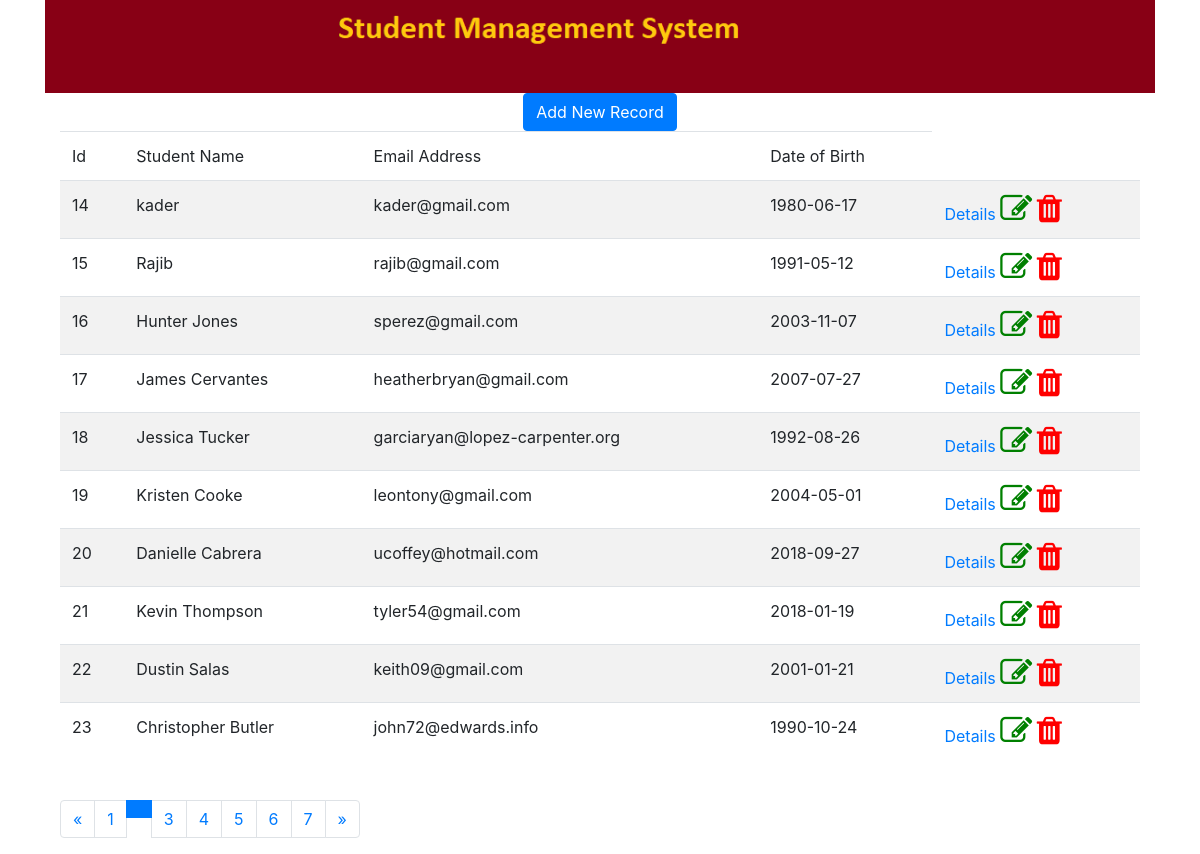
The page /list/?page=2 on the database its author committed.
### Lesson3App/models.py (models this page shows, shortened)
class Student(models.Model):
    id=models.AutoField(primary_key=True)
    name=models.CharField(max_length=100)
    email=models.EmailField(blank=True)
    dob=models.DateField(default=datetime.now,blank=True)

### Lesson3App/views.py (the view)
# urls.py: path('list/', views.list,name='listall'),
def list(request):
    std=Student.objects.all()
    paginator=Paginator(std,10)
    page=request.GET.get('page')
    students=paginator.get_page(page)
    context={'students':students,'title':'List'}
    return render(request,'list.html',context)

### Lesson3App/templates/list.html (shortened to what this page needs)
{% load static %}
<!DOCTYPE html>
<html lang="en">
<head>
    <link rel="stylesheet" href="https://stackpath.bootstrapcdn.com/bootstrap/4.5.0/css/bootstrap.min.css">
    <link rel="stylesheet" href="https://stackpath.bootstrapcdn.com/font-awesome/4.7.0/css/font-awesome.min.css">
</head>
<body>
    <div class="container">
    <div>
        <img src="{% static '/images/Banner.png'%}" alt="No Image" width="100%">
    </div>
    <center><a href="#" class="btn btn-primary">Add New Record</a></center>
   <div class="container">
       <table class="table table-striped">
           <thead class="blackhead" >
                <tr>
                    <td>Id</td>
                    <td>Student Name</td>
                    <td>Email Address</td>
                    <td>Date of Birth</td>
                </tr>
           </thead>
           <tbody>
                {% for std in students %}
                <tr>
                    <td>{{std.id}}</td>
                    <td>{{std.name}}</td>
                    <td>{{std.email}}</td>
                    <td>{{std.dob|date:'Y-m-d'}}</td>
                    <td>
                        <a href="#"><span>Details</span></a>
                        <a href="#"><i class="fa fa-edit" style="font-size:32px;color:green"></i></a>
                        <a href="#"><i class="fa fa-trash" style="font-size:32px;color:red"></i></a>
                    </td>
                </tr>
                {% endfor %}
           </tbody>
       </table>
       <br>
       <nav aria-label="Page navigation">
           <ul class="pagination justify-content-left">
               {% if students.has_previous %}
               <li class="page-item"><a class="page-link" href="?page={{ students.previous_page_number }}">&laquo;</a></li>
               {% else %}
               <li class="page-item disabled"><a class="page-link" href="#">&laquo;</a></li>
               {% endif %}
               {% for i in students.paginator.page_range %}
                    {% if students.number == i %}
                            <li class="page-item active"><a class="page-link" href="#"><span class="sr-only">(current)</span></a></li>
                   {% else %}
                             <li class="page-item "><a class="page-link" href="?page={{ i }}">{{ i }}</a></li>
                   {% endif %}
                {% endfor %}
                {% if students.has_next %}
                <li class="page-item "><a class="page-link" href="?page={{ students.next_page_number }}">&raquo;</a></li>
                {% else %}
                <li class="page-item disabled "><a class="page-link" href="#">&raquo;</a></li>
                {% endif %}
           </ul>
       </nav>
   </div>
</div>
</body>
</html>

### rows shown on the page
Student: id "14", name "kader", email "kader@gmail.com", dob "1980-06-17"
Student: id "15", name "Rajib", email "rajib@gmail.com", dob "1991-05-12"
Student: id "16", name "Hunter Jones", email "sperez@gmail.com", dob "2003-11-07"
Student: id "17", name "James Cervantes", email "heatherbryan@gmail.com", dob "2007-07-27"
Student: id "18", name "Jessica Tucker", email "garciaryan@lopez-carpenter.org", dob "1992-08-26"
Student: id "19", name "Kristen Cooke", email "leontony@gmail.com", dob "2004-05-01"
Student: id "20", name "Danielle Cabrera", email "ucoffey@hotmail.com", dob "2018-09-27"
Student: id "21", name "Kevin Thompson", email "tyler54@gmail.com", dob "2018-01-19"
Student: id "22", name "Dustin Salas", email "keith09@gmail.com", dob "2001-01-21"
Student: id "23", name "Christopher Butler", email "john72@edwards.info", dob "1990-10-24"

### other values the page prints
{{ i }} "1" "3" "4" "5" "6" "7"
